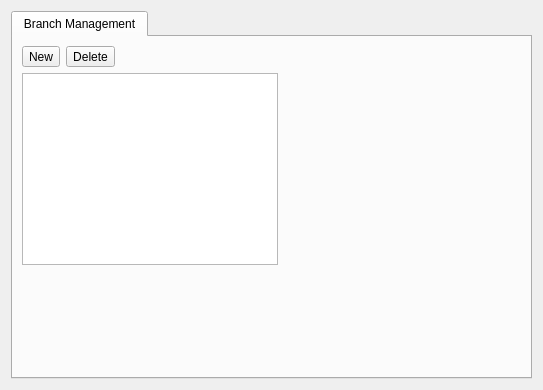
<?xml version="1.0" encoding="UTF-8"?>
<ui version="4.0">
 <class>Dashboard</class>
 <widget class="QWidget" name="Dashboard">
  <property name="geometry">
   <rect>
    <x>0</x>
    <y>0</y>
    <width>543</width>
    <height>390</height>
   </rect>
  </property>
  <property name="windowTitle">
   <string>Form</string>
  </property>
  <layout class="QHBoxLayout" name="horizontalLayout_2">
   <item>
    <widget class="QTabWidget" name="tabWidget">
     <property name="currentIndex">
      <number>0</number>
     </property>
     <widget class="QWidget" name="tab">
      <attribute name="title">
       <string>Branch Management</string>
      </attribute>
      <layout class="QVBoxLayout" name="verticalLayout">
       <item>
        <layout class="QHBoxLayout" name="horizontalLayout">
         <item>
          <widget class="QToolButton" name="btnRegisterBranch">
           <property name="text">
            <string>New</string>
           </property>
           <property name="toolButtonStyle">
            <enum>Qt::ToolButtonTextBesideIcon</enum>
           </property>
          </widget>
         </item>
         <item>
          <widget class="QToolButton" name="btnDelete">
           <property name="text">
            <string>Delete</string>
           </property>
           <property name="toolButtonStyle">
            <enum>Qt::ToolButtonTextBesideIcon</enum>
           </property>
          </widget>
         </item>
         <item>
          <spacer name="horizontalSpacer">
           <property name="orientation">
            <enum>Qt::Horizontal</enum>
           </property>
           <property name="sizeHint" stdset="0">
            <size>
             <width>40</width>
             <height>20</height>
            </size>
           </property>
          </spacer>
         </item>
        </layout>
       </item>
       <item>
        <layout class="QVBoxLayout" name="verticalLayout_2">
         <item>
          <widget class="QListView" name="tableBranch">
           <property name="sizePolicy">
            <sizepolicy hsizetype="Maximum" vsizetype="Fixed">
             <horstretch>0</horstretch>
             <verstretch>0</verstretch>
            </sizepolicy>
           </property>
          </widget>
         </item>
        </layout>
       </item>
       <item>
        <spacer name="verticalSpacer">
         <property name="orientation">
          <enum>Qt::Vertical</enum>
         </property>
         <property name="sizeHint" stdset="0">
          <size>
           <width>20</width>
           <height>40</height>
          </size>
         </property>
        </spacer>
       </item>
      </layout>
      <zorder>horizontalLayoutWidget</zorder>
      <zorder>tableBranch</zorder>
      <zorder>verticalSpacer</zorder>
     </widget>
    </widget>
   </item>
  </layout>
  <action name="actionRegister_new_branch">
   <property name="icon">
    <iconset resource="../icons.qrc">
     <normaloff>:/icons/images/expandall.gif</normaloff>:/icons/images/expandall.gif</iconset>
   </property>
   <property name="text">
    <string>New branch</string>
   </property>
   <property name="toolTip">
    <string>Register new branch in distribution center</string>
   </property>
  </action>
  <action name="actionDelete_Branch">
   <property name="icon">
    <iconset resource="../icons.qrc">
     <normaloff>:/icons/images/search_rem.gif</normaloff>:/icons/images/search_rem.gif</iconset>
   </property>
   <property name="text">
    <string>Delete Branch</string>
   </property>
   <property name="toolTip">
    <string>Delete branch from DC</string>
   </property>
  </action>
 </widget>
 <resources>
  <include location="../icons.qrc"/>
 </resources>
 <connections/>
</ui>
